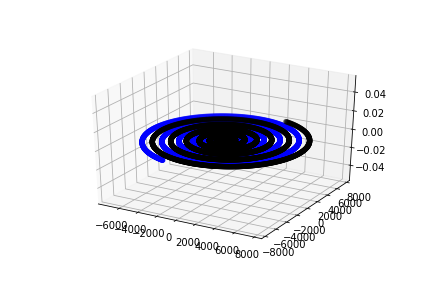

Write the Python code that produced this figure.

# coding: utf-8

# In[215]:

#Se importan las librerias
import numpy as np
import matplotlib.pyplot as plt
get_ipython().magic(u'pylab inline')


# In[216]:

#Se crea la clase particle
class Particle:
    #Se inicializan los atributos
    def __init__(self, x, y, z, vx, vy, vz, m, carga):
        self.X = x
        self.Y = y
        self.Z = z
        self.VX = vx
        self.VY = vy
        self.VZ = vz
        self.M = m
        self.Carga = carga
        self.vox=vx
        self.voy=vy
        self.voz=vz
        self.xo=x
        self.yo=y
        self.zo=z
    #Metodo para calcular posiciones
    def get_positions(self, Fx, Fy, Fz, t):
        self.X = (Fx*t*t)/(2.*self.M) + self.vox*t + self.xo
        self.Y = (Fy*t*t)/(2.*self.M) + self.voy*t + self.yo
        self.Z = (Fz*t*t)/(2.*self.M) + self.voz*t + self.zo
        return [self.X, self.Y, self.Z]
    #Metodo para calcular velocidades
    def get_velocities(self, Fx, Fy, Fz, t):
        self.VX = Fx*t/self.M + self.vox
        self.VY = Fy*t/self.M + self.voy
        self.VZ = Fz*t/self.M + self.voz
        return [self.VX, self.VY, self.VZ]
    #Metodo para calcular aceleraciones
    def get_acelerations(self, Fx, Fy, Fz, t):
        self.ax = Fx/self.M
        self.ay = Fy/self.M
        self.az = Fz/self.M
        return [self.ax, self.ay, self.az]


# In[217]:

#Calculo de fuerzas
#Fuerza magnetica
def Fmag(q, v, phi, theta, Bx, By, Bz):
    vx = v*np.sin(theta)*np.cos(phi)
    vy = v*np.sin(theta)*np.sin(phi)
    vz = v*np.cos(theta)
    Fx = q*(vy*Bz - vz*By)
    Fy = -q*(vx*Bz - vz*Bx)
    Fz = q*(vx*By - vy*Bx)
    return [Fx, Fy, Fz]
#Fuerza electrica
def Felec(q1, q2, R1, R2):
    r2 = np.sum([(R2[i]-R1[i])**2 for i in range(0, len(R1))])
    Fx = q2*q1*(R2[0]-R1[0])/(r2)**3/2
    Fy = q2*q1*(R2[1]-R1[1])/(r2)**3/2
    Fz = q2*q1*(R2[2]-R1[2])/(r2)**3/2
    return [Fx, Fy, Fz]
#Fuerza de Lorentz
def FLorentz(q2, q1, R1, R2, v, phi, theta, Bx, By, Bz):
    FX = Felec(q2, q1, R1, R2)[0] + Fmag(q1, v, phi, theta, Bx, By, Bz)[0]
    FY = Felec(q2, q1, R1, R2)[1] + Fmag(q1, v, phi, theta, Bx, By, Bz)[1]
    FZ = Felec(q2, q1, R1, R2)[2] + Fmag(q1, v, phi, theta, Bx, By, Bz)[2]
    return [FX, FY, FZ]


# In[218]:

#Constantes
m = 10 #Masa
q = 1  #Carga particula 1
q2 = -1 #Carga particula 1
B = [0, 0, 10]

#Condiciones iniciales en t=0
vxo, vyo, vzo = 5, 0, 0
v = (vxo**2 + vyo**2 + vzo**2)**1/2
phi = 0
theta = np.pi/6
R2 = [1, 0, 0]     #Posiciones iniciales
R1 = [0, 0, 0]     #Posiciones iniciales  


# In[219]:

P1 = Particle(*R1, vxo, vyo, vzo, m, q)
P2 = Particle(*R2, vxo, vyo, vzo, m, q2)
x2=[]; y2=[]; z2=[]
x1=[]; y1=[]; z1=[]
#Iteración de la fuerza para encontrar la posicion
for t in np.arange(0.0, 50, 0.01):
    phi = q*B[2]*t/m
    F1 = FLorentz(q2, q, R1, R2, v, phi, theta, *B)
    F2 = FLorentz(q, q2, R2, R1, v, phi, theta, *B)
    R_1 = P1.get_positions(*F1, t)
    R_2 = P2.get_positions(*F2, t)
    x1.append(R_1[0])
    y1.append(R_1[1])
    z1.append(R_1[2])
    R1 = [R_1[0], R_1[1], R_1[2]]
    x2.append(R_2[0])
    y2.append(R_2[1])
    z2.append(R_2[2])
    R2 = [R_2[0], R_2[1], R_2[2]]


# In[220]:

from mpl_toolkits.mplot3d import axes3d
fig = plt.figure()

x1=np.array([x1])
y1=np.array([y1])
z1=np.array([z1])

x2=np.array([x2])
y2=np.array([y2])
z2=np.array([z2])

ax1 = fig.add_subplot(111, projection='3d')
ax1.scatter(x1, y1, z1, c='b', marker='o')
ax1.scatter(x2, y2, z2, c='k', marker='o')
plt.savefig('SegClasesPython.png')
plt.show()


# In[ ]:



